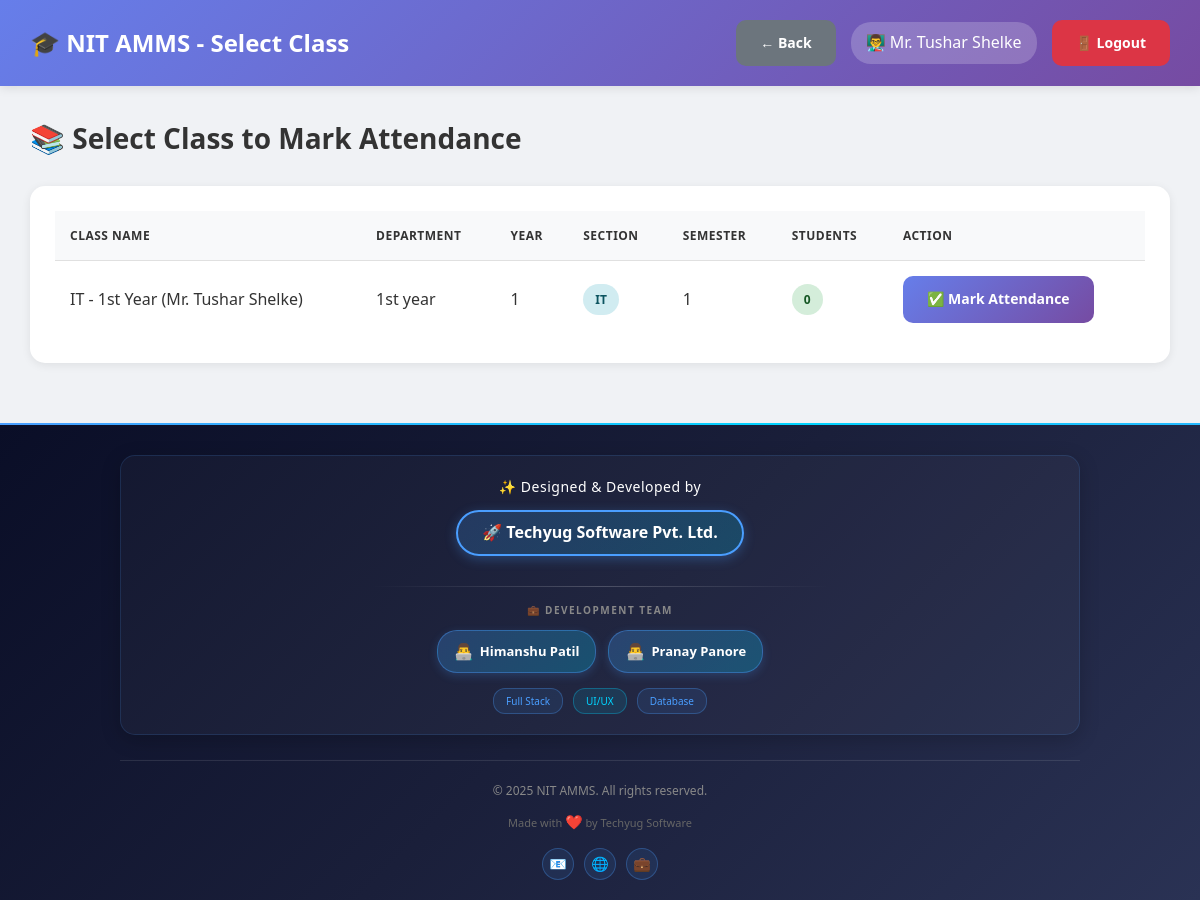
The app's page /teacher/select_class.php (signed in) with its own data.
### tables this page shows
CREATE TABLE `users` (
  `id` int(11) NOT NULL,
  `username` varchar(50) NOT NULL,
  `password` varchar(255) NOT NULL,
  `full_name` varchar(100) NOT NULL,
  `email` varchar(100) NOT NULL,
  `phone` varchar(15) DEFAULT NULL,
  `photo` varchar(255) DEFAULT NULL,
  `role` enum('admin','hod','teacher') NOT NULL,
  `department_id` int(11) DEFAULT NULL,
  `is_active` tinyint(1) DEFAULT 1,
  `created_at` timestamp NOT NULL DEFAULT current_timestamp()
);

CREATE TABLE `classes` (
  `id` int(11) NOT NULL,
  `class_name` varchar(100) NOT NULL,
  `department_id` int(11) NOT NULL,
  `year` int(11) NOT NULL,
  `section` varchar(10) NOT NULL,
  `teacher_id` int(11) NOT NULL,
  `semester` int(11) NOT NULL,
  `academic_year` varchar(20) NOT NULL,
  `created_at` timestamp NOT NULL DEFAULT current_timestamp()
);

CREATE TABLE `departments` (
  `id` int(11) NOT NULL,
  `dept_name` varchar(100) NOT NULL,
  `dept_code` varchar(20) NOT NULL,
  `hod_id` int(11) DEFAULT NULL,
  `created_at` timestamp NOT NULL DEFAULT current_timestamp()
);

### db.php (called while the page is built, shortened)
<?php
$conn = new mysqli(DB_HOST, DB_USER, DB_PASS, DB_NAME);
$conn->set_charset("utf8mb4");
$conn->query("SET time_zone = '+05:30'");
function isLoggedIn() {
    return isset($_SESSION['user_id']) && isset($_SESSION['role']);
}
function getCurrentUser() {
    global $conn;
    $user_id = $_SESSION['user_id'];
    $role = $_SESSION['role'];
    if ($role === 'student') {
        $query = "SELECT * FROM students WHERE id = ?";
    } elseif ($role === 'parent') {
        $query = "SELECT * FROM parents WHERE id = ?";
    } else {
        $query = "SELECT * FROM users WHERE id = ?";
    }
    $stmt = $conn->prepare($query);
    $stmt->bind_param("i", $user_id);
    $stmt->execute();
    $result = $stmt->get_result();
    return $result->fetch_assoc();
}
?>

### teacher/select_class.php (the view, shortened to what this page needs)
<?php
require_once '../db.php';
$user = getCurrentUser();
$teacher_id = $_SESSION['user_id'];
$classes_query = "SELECT c.*, d.dept_name,
                  (SELECT COUNT(*) FROM students WHERE class_id = c.id AND is_active = 1) as student_count
                  FROM classes c
                  LEFT JOIN departments d ON c.department_id = d.id
                  WHERE c.teacher_id = $teacher_id
                  ORDER BY c.class_name";
$classes = $conn->query($classes_query);
?>
<!DOCTYPE html>
<html lang="en">
<head>
    <link rel="stylesheet" href="../assets/style.css">
</head>
<body class="dashboard-container">
    <nav class="navbar">
        <div>
            <h1>🎓 NIT AMMS - Select Class</h1>
        </div>
        <div class="user-info">
            <a href="index.php" class="btn btn-secondary">← Back</a>
            <span>👨‍🏫 <?php echo htmlspecialchars($user['full_name']); ?></span>
            <a href="../logout.php" class="btn btn-danger">🚪 Logout</a>
        </div>
    </nav>
    <div class="main-content">
        <h2>📚 Select Class to Mark Attendance</h2>
        <div class="table-container">
            <table>
                <thead>
                    <tr>
                        <th>Class Name</th>
                        <th>Department</th>
                        <th>Year</th>
                        <th>Section</th>
                        <th>Semester</th>
                        <th>Students</th>
                        <th>Action</th>
                    </tr>
                </thead>
                <tbody>
                    <?php if ($classes->num_rows > 0): ?>
                        <?php while ($class = $classes->fetch_assoc()): ?>
                        <tr>
                            <td><?php echo htmlspecialchars($class['class_name']); ?></td>
                            <td><?php echo htmlspecialchars($class['dept_name']); ?></td>
                            <td><?php echo $class['year']; ?></td>
                            <td><span class="badge badge-info"><?php echo htmlspecialchars($class['section']); ?></span></td>
                            <td><?php echo $class['semester']; ?></td>
                            <td><span class="badge badge-success"><?php echo $class['student_count']; ?></span></td>
                            <td>
                                <a href="mark_attendance.php?class_id=<?php echo $class['id']; ?>"
                                   class="btn btn-primary">
                                    ✅ Mark Attendance
                                </a>
                            </td>
                        </tr>
                        <?php endwhile; ?>
                    <?php endif; ?>
                </tbody>
            </table>
        </div>
    </div>
    <div style="background: linear-gradient(135deg, #0a0e27 0%, #1a1f3a 50%, #2a3254 100%); position: relative; overflow: hidden;">
        <div style="height: 2px; background: linear-gradient(90deg, #4a9eff, #00d4ff, #4a9eff, #00d4ff); background-size: 200% 100%;"></div>
        <div style="max-width: 1000px; margin: 0 auto; padding: 30px 20px 20px;">
            <div style="background: rgba(255, 255, 255, 0.03); padding: 20px 20px; border-radius: 15px; border: 1px solid rgba(74, 158, 255, 0.15); text-align: center; box-shadow: 0 5px 20px rgba(0, 0, 0, 0.2);">
                <p style="color: #ffffff; font-size: 14px; margin: 0 0 12px; font-weight: 500; letter-spacing: 0.5px; font-family: 'Segoe UI', Tahoma, Geneva, Verdana, sans-serif;">✨ Designed & Developed by</p>
                <a href="https://himanshufullstackdeveloper.github.io/techyugsoftware/" style="display: inline-block; color: #ffffff; font-size: 16px; font-weight: 700; text-decoration: none; padding: 8px 24px; border: 2px solid #4a9eff; border-radius: 30px; background: linear-gradient(135deg, rgba(74, 158, 255, 0.2), rgba(0, 212, 255, 0.2)); box-shadow: 0 3px 12px rgba(74, 158, 255, 0.3); margin-bottom: 15px; font-family: 'Segoe UI', Tahoma, Geneva, Verdana, sans-serif;">
                    🚀 Techyug Software Pvt. Ltd.
                </a>
                <div style="width: 50%; height: 1px; background: linear-gradient(90deg, transparent, rgba(255, 255, 255, 0.2), transparent); margin: 15px auto;"></div>
                <p style="color: #888; font-size: 10px; margin: 0 0 12px; text-transform: uppercase; letter-spacing: 1.5px; font-weight: 600; font-family: 'Segoe UI', Tahoma, Geneva, Verdana, sans-serif;">💼 Development Team</p>
                <div style="display: flex; justify-content: center; gap: 12px; flex-wrap: wrap; margin-top: 12px;">
                    <a href="https://himanshufullstackdeveloper.github.io/portfoilohimanshu/" style="color: #ffffff; font-size: 13px; text-decoration: none; padding: 8px 16px; background: linear-gradient(135deg, rgba(74, 158, 255, 0.25), rgba(0, 212, 255, 0.25)); border-radius: 20px; border: 1px solid rgba(74, 158, 255, 0.4); display: inline-flex; align-items: center; gap: 6px; box-shadow: 0 3px 10px rgba(74, 158, 255, 0.2); font-family: 'Segoe UI', Tahoma, Geneva, Verdana, sans-serif;">
                        <span style="font-size: 16px;">👨‍💻</span>
                        <span style="font-weight: 600;">Himanshu Patil</span>
                    </a>
                    <a href="https://devpranaypanore.github.io/Pranaypanore-live-.html/" style="color: #ffffff; font-size: 13px; text-decoration: none; padding: 8px 16px; background: linear-gradient(135deg, rgba(74, 158, 255, 0.25), rgba(0, 212, 255, 0.25)); border-radius: 20px; border: 1px solid rgba(74, 158, 255, 0.4); display: inline-flex; align-items: center; gap: 6px; box-shadow: 0 3px 10px rgba(74, 158, 255, 0.2); font-family: 'Segoe UI', Tahoma, Geneva, Verdana, sans-serif;">
                        <span style="font-size: 16px;">👨‍💻</span>
                        <span style="font-weight: 600;">Pranay Panore</span>
                    </a>
                </div>
                <div style="margin-top: 15px; display: flex; justify-content: center; gap: 10px; flex-wrap: wrap;">
                    <span style="color: #4a9eff; font-size: 10px; padding: 4px 12px; background: rgba(74, 158, 255, 0.1); border-radius: 12px; border: 1px solid rgba(74, 158, 255, 0.3); font-family: 'Segoe UI', Tahoma, Geneva, Verdana, sans-serif;">Full Stack</span>
                    <span style="color: #00d4ff; font-size: 10px; padding: 4px 12px; background: rgba(0, 212, 255, 0.1); border-radius: 12px; border: 1px solid rgba(0, 212, 255, 0.3); font-family: 'Segoe UI', Tahoma, Geneva, Verdana, sans-serif;">UI/UX</span>
                    <span style="color: #4a9eff; font-size: 10px; padding: 4px 12px; background: rgba(74, 158, 255, 0.1); border-radius: 12px; border: 1px solid rgba(74, 158, 255, 0.3); font-family: 'Segoe UI', Tahoma, Geneva, Verdana, sans-serif;">Database</span>
                </div>
            </div>
            <div style="margin-top: 25px; padding-top: 20px; border-top: 1px solid rgba(255, 255, 255, 0.1); text-align: center;">
                <p style="color: #888; font-size: 12px; margin: 0 0 10px; font-family: 'Segoe UI', Tahoma, Geneva, Verdana, sans-serif;">© 2025 NIT AMMS. All rights reserved.</p>
                <p style="color: #666; font-size: 11px; margin: 0; font-family: 'Segoe UI', Tahoma, Geneva, Verdana, sans-serif;">
                    Made with <span style="color: #ff4757; font-size: 14px;">❤️</span> by Techyug Software
                </p>
                <div style="margin-top: 15px; display: flex; justify-content: center; gap: 10px;">
                    <a href="#" style="width: 32px; height: 32px; display: inline-flex; align-items: center; justify-content: center; background: rgba(74, 158, 255, 0.1); border: 1px solid rgba(74, 158, 255, 0.3); border-radius: 50%; color: #4a9eff; text-decoration: none; font-size: 14px;">📧</a>
                    <a href="#" style="width: 32px; height: 32px; display: inline-flex; align-items: center; justify-content: center; background: rgba(74, 158, 255, 0.1); border: 1px solid rgba(74, 158, 255, 0.3); border-radius: 50%; color: #4a9eff; text-decoration: none; font-size: 14px;">🌐</a>
                    <a href="#" style="width: 32px; height: 32px; display: inline-flex; align-items: center; justify-content: center; background: rgba(74, 158, 255, 0.1); border: 1px solid rgba(74, 158, 255, 0.3); border-radius: 50%; color: #4a9eff; text-decoration: none; font-size: 14px;">💼</a>
                </div>
            </div>
        </div>
    </div>
</body>
</html>

### assets/style.css (style rules this page uses)
* { margin: 0; padding: 0; box-sizing: border-box; }
body { font-family: 'Segoe UI', Tahoma, Geneva, Verdana, sans-serif; background: linear-gradient(135deg, #667eea 0%, #764ba2 50%, #f093fb 100%); color: #333; line-height: 1.6; }
.btn { padding: 12px 24px; border: none; border-radius: 10px; font-size: 14px; font-weight: 600; cursor: pointer; transition: all 0.3s ease; text-decoration: none; display: inline-block; text-align: center; }
.btn-primary { background: linear-gradient(135deg, #667eea 0%, #764ba2 100%); color: white; }
.btn-danger { background: #dc3545; color: white; }
.btn-secondary { background: #6c757d; color: white; }
.dashboard-container { background: #f0f2f5; min-height: 100vh; }
.navbar { background: linear-gradient(135deg, #667eea 0%, #764ba2 100%); color: white; padding: 20px 30px; display: flex; justify-content: space-between; align-items: center; box-shadow: 0 2px 10px rgba(0, 0, 0, 0.1); position: sticky; top: 0; z-index: 100; }
.navbar h1 { font-size: 24px; font-weight: 600; }
.navbar .user-info { display: flex; align-items: center; gap: 15px; }
.navbar .user-info span { background: rgba(255, 255, 255, 0.2); padding: 8px 15px; border-radius: 20px; }
.main-content { padding: 30px; max-width: 1400px; margin: 0 auto; }
.main-content h2 { margin-bottom: 25px; color: #333; font-size: 28px; }
.table-container { background: white; border-radius: 15px; padding: 25px; box-shadow: 0 2px 10px rgba(0, 0, 0, 0.08); overflow-x: auto; margin-bottom: 30px; }
table { width: 100%; border-collapse: collapse; }
table thead { background: #f8f9fa; }
table th, table td { padding: 15px; text-align: left; border-bottom: 1px solid #e0e0e0; }
table th { font-weight: 600; color: #333; text-transform: uppercase; font-size: 12px; letter-spacing: 0.5px; }
table tr:last-child td { border-bottom: none; }
.badge { padding: 6px 12px; border-radius: 20px; font-size: 12px; font-weight: 600; display: inline-block; }
.badge-success { background: #d4edda; color: #155724; }
.badge-info { background: #d1ecf1; color: #0c5460; }

### records on screen
users: full_name "Mr. Tushar Shelke"
classes: class_name "IT - 1st Year (Mr. Tushar Shelke)", department.dept_name "1st year", year "1", section "IT", semester "1", student_count "0"
